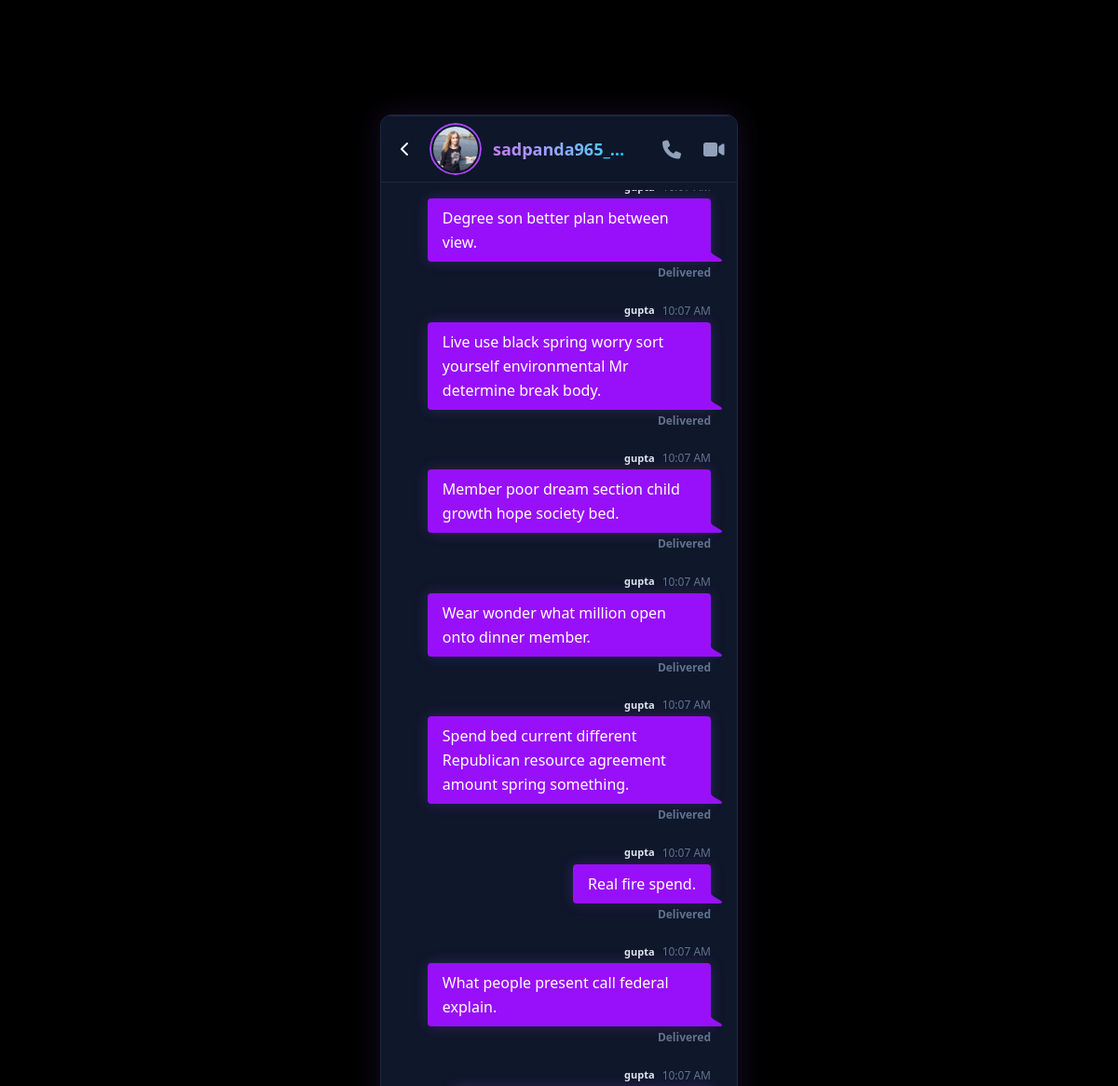
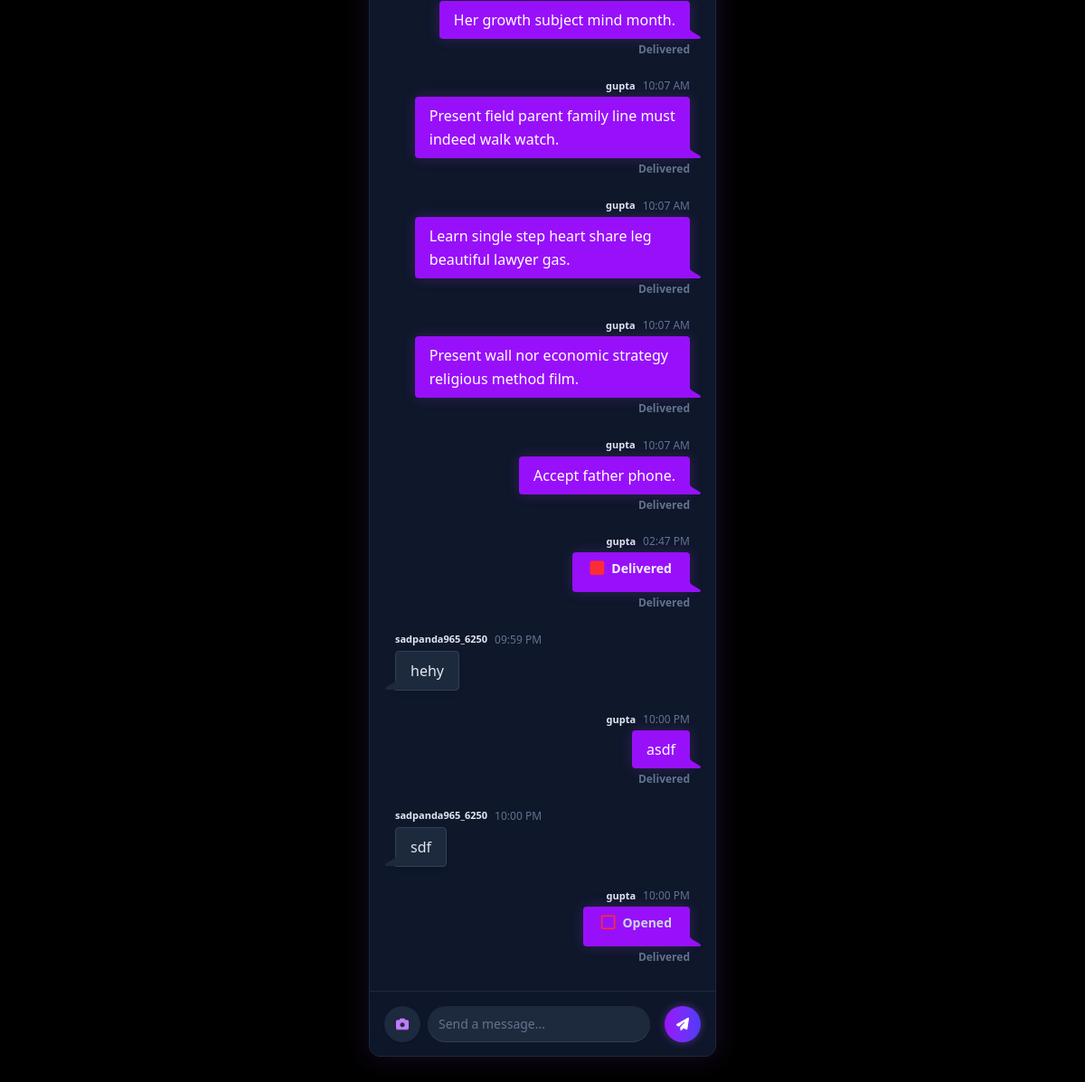
Page /chat-details/113 (signed in) on the committed database (2 pictures, top to bottom).
### core/models.py (models this page shows)
class SnapUser(AbstractUser) :
  avatar = models.ImageField(upload_to="avatar", default="snaps/default.jpg")
  latitude = models.FloatField(null=True, blank=True)
  longitude = models.FloatField(null=True, blank=True)
  last_location_update = models.DateTimeField(null=True, blank=True)

class Message(models.Model):
  sender=models.ForeignKey(to=get_user_model(),on_delete=models.CASCADE,related_name="sent_messages")
  receiver=models.ForeignKey(to=get_user_model(),on_delete=models.CASCADE,related_name="received_messages")
  is_opened=models.BooleanField(default=False)#for snap one time view only
  text_message=models.TextField(blank=True)
  image=models.ImageField(upload_to="snaps/",blank=True,null=True)
  created_at=models.DateTimeField(auto_now_add=True)

### core/views/chat_views.py (the view)
# urls.py: path("chat-details/<int:id>", views.chat_details_view, name="chat-details"),
@login_required
def chat_details_view(request, id):
    friend = get_object_or_404(get_user_model(), pk=id)
    if not are_friends(request.user, friend):
        return redirect("home")
    messages = Message.objects.filter(
        Q(sender=request.user, receiver=friend) | Q(sender=friend, receiver=request.user)
    ).order_by("created_at")
    messages = list(messages)
    user1, user2 = (request.user, friend) if request.user.id < friend.id else (friend, request.user)
    conversation = Conversation.objects.filter(user1=user1, user2=user2).first()
    return render(request, "pages/chat-details.html", {"friend": friend, "messages": messages, "conversation": conversation})

### core/utils.py (called while the page is built)
def are_friends(user1, user2):
    return FriendRequest.objects.filter(
        Q(from_user=user1, to_user=user2) | Q(from_user=user2, to_user=user1),
        status="accepted"
    ).exists()

### core/templates/pages/chat-details.html (shortened to what this page needs)
{% extends "base.html" %}
{% load static %}
{% block main %}
<div class="dock absolute px-4 gap-4 justify-start top-0 bg-slate-900/90 backdrop-blur-lg border-b border-slate-800 text-slate-100 dock-lg z-50">
    <div class="max-w-[20px]">
        <a href="{% url 'home' %}" class="cursor-pointer hover:text-purple-400 transition-colors">
            <i class="fa-solid fa-chevron-left"></i>
        </a>
    </div>
    <div class="max-w-full w-full flex flex-row justify-start items-center gap-3">
        <div class="avatar">
            <div class="w-14 h-14 rounded-full">
                <img src="{{ friend.avatar.url }}"
                class="w-14 h-14 rounded-full border-2 border-purple-500 p-[2px] object-cover"/>
            </div>
        </div>
        <div class="flex items-center gap-2">
            <p class="max-w-[150px] font-semibold text-lg text-transparent bg-clip-text bg-gradient-to-r from-purple-400 to-cyan-400 truncate">
            </p>
        </div>
    </div>
    <div class="max-w-16 flex flex-row justify-between gap-6 items-center text-slate-400">
        <i class="fa-solid fa-lg fa-phone hover:text-purple-400 transition-colors cursor-pointer"></i>
        <i class="fa-solid fa-lg fa-video hover:text-purple-400 transition-colors cursor-pointer"></i>
    </div>
</div>
<main class="left-0 right-0 top-[80px] bottom-[80px] absolute overflow-y-auto" id="chat-box">
    <div class="min-h-full flex flex-col justify-end px-4">
        {% for message in messages %}
        {% if message.sender == request.user %}
        <div class="chat chat-end mb-4">
            <div class="chat-header flex items-center gap-2 mb-1">
                <span class="font-bold text-slate-200">{{ message.sender.username }}</span>
                <time class="text-xs font-medium text-slate-500">{{ message.created_at|date:"h:i A" }}</time>
            </div>
            <div class="chat-bubble bg-purple-600 text-white break-words shadow-[0_0_15px_rgba(168,85,247,0.2)] leading-relaxed">
               {% if message.image %}
                {% if message.is_opened %}
                    <div class="flex items-center gap-2 mb-2 px-1 text-slate-300">
                        <i class="fa-regular fa-square text-red-500 text-lg"></i>
                        <span class="font-semibold text-sm">Opened</span>
                    </div>
                {% else %}
                    <div class="flex items-center gap-2 mb-2 px-1 text-slate-100" data-snap-id="{{ message.id }}">
                        <i class="fa-solid fa-square text-red-500 text-lg"></i>
                        <span class="font-semibold text-sm">Delivered</span>
                    </div>
                {% endif %}
            {% endif %}
                {% if message.text_message %}
                    <p>{{ message.text_message }}</p>
                {% endif %}
            </div>
            <div class="chat-footer text-xs font-semibold text-slate-500 mt-1">Delivered</div>
        </div>
        {% else %}
        <div class="chat chat-start mb-4">
            <div class="chat-header flex items-center gap-2 mb-1">
                <span class="font-bold text-slate-200">{{ message.sender.username }}</span>
                <time class="text-xs font-medium text-slate-500">{{ message.created_at|date:"h:i A" }}</time>
            </div>
            <div class="chat-bubble bg-slate-800 text-slate-200 break-words shadow-md leading-relaxed border border-slate-700">
                {% if message.text_message %}
                    <p>{{ message.text_message }}</p>
                {% endif %}
            </div>
        </div>
        {% endif %}
    {% endfor %}
    </div>
</main>
<div class="dock absolute gap-2 px-4 justify-start bottom-0 bg-slate-900/90 backdrop-blur-lg border-t border-slate-800 dock-lg z-50">
    <button id="file-button" type="button" class="max-w-10 rounded-full btn btn-square border-none text-purple-400 bg-slate-800 hover:bg-slate-700 hover:text-purple-300 transition-colors shadow-sm">
        <i class="fa-solid fa-camera"></i>
    </button>
    <form action="{% url 'send-message' friend.id %}" method="post" enctype="multipart/form-data"
        class="max-w-full flex flex-row gap-4 flex-1">
        <input name="content" type="text" class="rounded-full input flex-1 bg-slate-800 border-none text-slate-100 placeholder-slate-500 focus:ring-2 focus:ring-purple-500/50" placeholder="Send a message...">
        <button type="submit" class="rounded-full btn btn-square border-none text-white bg-gradient-to-r from-purple-600 to-indigo-600 hover:from-purple-500 hover:to-indigo-500 shadow-[0_0_10px_rgba(168,85,247,0.4)] transition-all">
            <i class="fa-solid fa-paper-plane"></i>
        </button>
    </form>
</div>
{% endblock %}

### rows in the picture
SnapUser: avatar (picture)
Message: text_message "Degree son better plan between view."
Message: sender.username "gupta", created_at "10:07 AM", text_message "Live use black spring worry sort yourself environmental Mr determine break body."
Message: sender.username "gupta", created_at "10:07 AM", text_message "Member poor dream section child growth hope society bed."
Message: sender.username "gupta", created_at "10:07 AM", text_message "Wear wonder what million open onto dinner member."
Message: sender.username "gupta", created_at "10:07 AM", text_message "Spend bed current different Republican resource agreement amount spring something."
Message: sender.username "gupta", created_at "10:07 AM", text_message "Real fire spend."
Message: sender.username "gupta", created_at "10:07 AM", text_message "What people present call federal explain."
Message: sender.username "gupta", created_at "10:07 AM", text_message "Her growth subject mind month."
Message: sender.username "gupta", created_at "10:07 AM", text_message "Present field parent family line must indeed walk watch."
Message: sender.username "gupta", created_at "10:07 AM", text_message "Learn single step heart share leg beautiful lawyer gas."
Message: sender.username "gupta", created_at "10:07 AM", text_message "Present wall nor economic strategy religious method film."
Message: sender.username "gupta", created_at "10:07 AM", text_message "Accept father phone."
Message: sender.username "gupta", created_at "02:47 PM"
Message: sender.username "sadpanda965_6250", created_at "09:59 PM", text_message "hehy"
Message: sender.username "gupta", created_at "10:00 PM", text_message "asdf"
Message: sender.username "sadpanda965_6250", created_at "10:00 PM", text_message "sdf"
Message: sender.username "gupta", created_at "10:00 PM", is_opened True (drawn)
